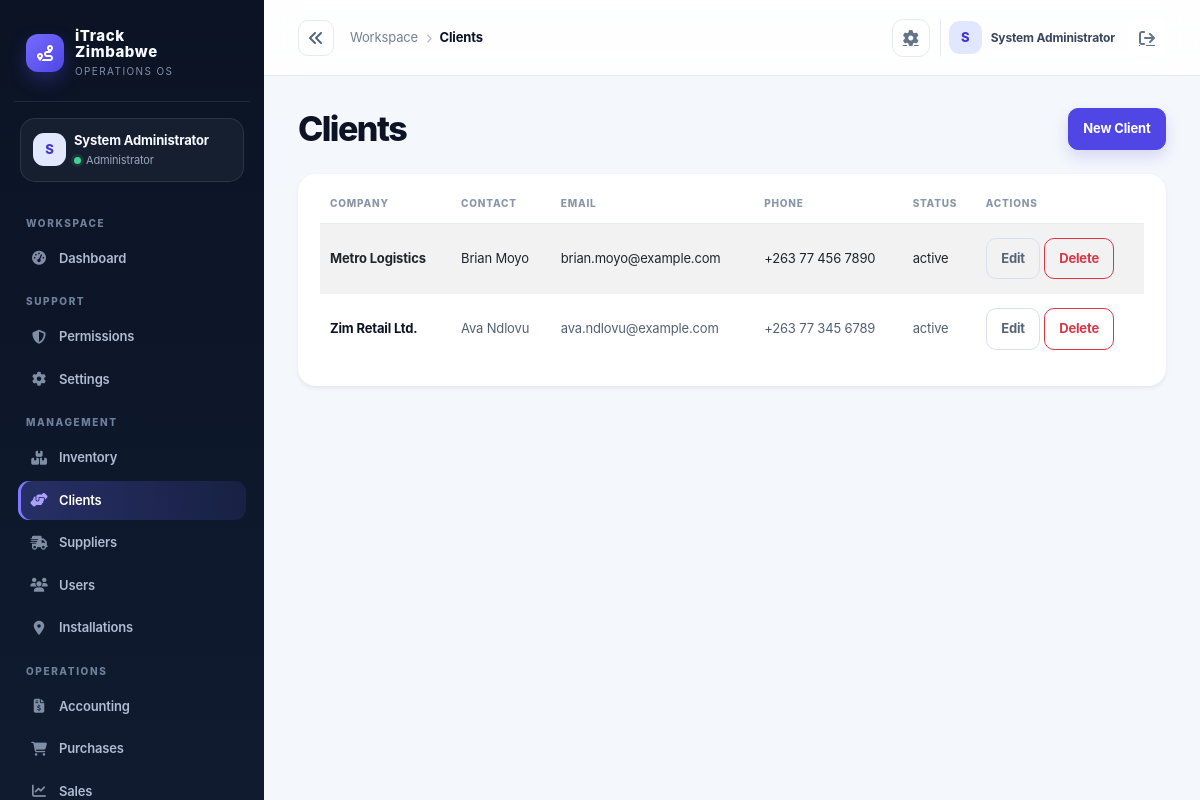
/index.php?controller=clients (signed in), run on the app's committed database.
### tables this page shows
CREATE TABLE IF NOT EXISTS clients (
  id INT AUTO_INCREMENT PRIMARY KEY,
  company_name VARCHAR(150) NOT NULL,
  contact_name VARCHAR(150),
  email VARCHAR(150),
  phone VARCHAR(50),
  address TEXT,
  status VARCHAR(20) NOT NULL DEFAULT 'active',
  created_at TIMESTAMP DEFAULT CURRENT_TIMESTAMP
);

### app/controllers/ClientController.php (called while the page is built, shortened)
<?php
class ClientController extends Controller
{
    private Client $clientModel;
    public function __construct()
    {
        $this->clientModel = new Client();
    }
    public function index(): void
    {
        $this->view('clients/index', [
            'title' => 'Clients',
            'clients' => $this->clientModel->all(),
        ]);
    }
}

### public/index.php (called while the page is built, shortened)
<?php
$uri = $_SERVER['REQUEST_URI'] ?? '/';
$controllerKey = $_GET['controller'] ?? null;
$actionKey = $_GET['action'] ?? null;
$route = $controllerKey ? [
    'controller' => ucfirst($controllerKey) . 'Controller',
    'action' => $actionKey ?? 'index',
] : Router::route($uri);
$actionName = $route['action'];
$controller = new $controllerName();
$controller->$actionName();

### app/core/Model.php (called while the page is built, shortened)
<?php
require_once dirname(__DIR__) . '/config/database.php';
abstract class Model
{
    protected PDO $db;
    public function __construct()
    {
        $this->db = Database::getInstance();
    }
    protected function fetchAll(string $sql, array $params = []): array
    {
        $stmt = $this->db->prepare($sql);
        $stmt->execute($params);
        return $stmt->fetchAll();
    }
    protected function execute(string $sql, array $params = []): int
    {
        $stmt = $this->db->prepare($sql);
        $stmt->execute($params);
        return $stmt->rowCount();
    }
}

### app/config/env.php (called while the page is built, shortened)
<?php
function loadEnv(): array
{
    static $loaded = null;
    if ($loaded !== null) {
        return $loaded;
    }
    $loaded = [];
    $envPath = dirname(__DIR__, 2) . '/.env';
    if (!is_readable($envPath)) {
        return $loaded;
    }
    return $loaded;
}
function env(string $key, $default = null)
{
    $vars = loadEnv();
    $value = getenv($key);
    return $value !== false ? $value : $default;
}

### app/config/app.php (called while the page is built)
<?php
require_once __DIR__ . '/env.php';
return [
    'app_name' => env('APP_NAME', 'iTrack Zimbabwe'),
    'environment' => strtolower((string) env('APP_ENV', 'development')),
    'db_driver' => strtolower((string) env('DB_DRIVER', 'auto')),
    'db_sqlite_path' => (string) env('DB_SQLITE_PATH', dirname(__DIR__, 2) . '/storage/itrack.sqlite'),
    'allow_registration' => filter_var(env('APP_ALLOW_REGISTRATION', !in_array(strtolower((string) env('APP_ENV', 'development')), ['prod', 'production'], true)), FILTER_VALIDATE_BOOLEAN),
    'session_secure' => filter_var(env('APP_SESSION_SECURE', false), FILTER_VALIDATE_BOOLEAN),
    'mail_from' => env('MAIL_FROM', 'no-reply@localhost'),
    'public_url' => rtrim((string) env('APP_PUBLIC_URL', ''), '/'),
    'debug' => filter_var(env('APP_DEBUG', false), FILTER_VALIDATE_BOOLEAN),
    'base_url' => env('APP_BASE_URL', '/itrack-zimbabwe'),
    'db' => [
        'host' => env('DB_HOST', '127.0.0.1'),
        'port' => env('DB_PORT', '3306'),
        'name' => env('DB_NAME', 'itrack_zimbabwe'),
        'user' => env('DB_USER', 'root'),
        'pass' => env('DB_PASS', ''),
    ],
    'session_name' => env('SESSION_NAME', 'itrack_session'),
    'csrf_token_name' => env('CSRF_TOKEN_NAME', 'csrf_token'),
    'upload_dir' => env('UPLOAD_DIR', dirname(__DIR__, 1) . '/uploads'),
    'openrouter_api_key' => env('OPENROUTER_API_KEY', ''),
    'openrouter_model' => env('OPENROUTER_MODEL', 'openrouter/free'),
];

### app/config/database.php (called while the page is built, shortened)
<?php
require_once dirname(__DIR__) . '/config/app.php';
class Database
{
    private static ?PDO $instance = null;
    public static function getInstance(): PDO
    {
        if (self::$instance === null) {
            $config = require dirname(__DIR__) . '/config/app.php';
            $mysqlEnabled = extension_loaded('pdo_mysql');
            if ($config['db_driver'] === 'sqlite') {
                self::$instance = self::createSqliteInstance($config);
            } elseif ($config['db_driver'] === 'mysql' || ($config['db_driver'] === 'auto' && $mysqlEnabled)) {
                try {
                    $dsn = sprintf('mysql:host=%s;port=%s;dbname=%s;charset=utf8mb4', $config['db']['host'], $config['db']['port'], $config['db']['name']);
                    self::$instance = new PDO($dsn, $config['db']['user'], $config['db']['pass'], [
                        PDO::ATTR_ERRMODE => PDO::ERRMODE_EXCEPTION,
                        PDO::ATTR_DEFAULT_FETCH_MODE => PDO::FETCH_ASSOC,
                        PDO::ATTR_EMULATE_PREPARES => false,
                    ]);
                } catch (PDOException $exception) {
                    if ($config['environment'] === 'production' || $config['db_driver'] === 'mysql') {
                        throw new RuntimeException('Unable to connect to the configured MySQL database.', 0, $exception);
                    }
                    self::$instance = self::createSqliteInstance($config);
                }
            } else {
                if ($config['environment'] === 'production' && $config['db_driver'] !== 'sqlite') {
                    throw new RuntimeException('Production requires DB_DRIVER=mysql or an explicit DB_DRIVER=sqlite configuration.');
                }
                self::$instance = self::createSqliteInstance($config);
            }
        }
        return self::$instance;
    }
}

### app/models/Client.php (called while the page is built, shortened)
<?php
require_once dirname(__DIR__) . '/core/Model.php';
class Client extends Model
{
    public function all(): array
    {
        return $this->fetchAll('SELECT * FROM clients ORDER BY company_name ASC');
    }
}

### app/views/clients/index.php (the view, shortened to what this page needs)
<div class="d-flex justify-content-between align-items-center mb-4">
    <h2 class="h4 mb-0">Clients</h2>
    <a class="btn btn-primary" href="/index.php?controller=client&action=create">New Client</a>
</div>
<div class="card shadow-sm border-0">
    <div class="card-body">
        <div class="table-responsive">
            <table class="table table-striped align-middle">
                <thead>
                    <tr>
                        <th>Company</th>
                        <th>Contact</th>
                        <th>Email</th>
                        <th>Phone</th>
                        <th>Status</th>
                        <th>Actions</th>
                    </tr>
                </thead>
                <tbody>
                    <?php foreach ($clients as $client): ?>
                        <tr>
                            <td><?= htmlspecialchars($client['company_name'] ?? '') ?></td>
                            <td><?= htmlspecialchars($client['contact_name'] ?? '') ?></td>
                            <td><?= htmlspecialchars($client['email'] ?? '') ?></td>
                            <td><?= htmlspecialchars($client['phone'] ?? '') ?></td>
                            <td><?= htmlspecialchars($client['status'] ?? '') ?></td>
                            <td>
                                <a class="btn btn-sm btn-outline-secondary" href="/index.php?controller=client&action=edit&id=<?= (int) ($client['id'] ?? 0) ?>">Edit</a>
                                <a class="btn btn-sm btn-outline-danger" href="/index.php?controller=client&action=delete&id=<?= (int) ($client['id'] ?? 0) ?>" data-confirm="Delete this client?">Delete</a>
                            </td>
                        </tr>
                    <?php endforeach; ?>
                </tbody>
            </table>
        </div>
    </div>
</div>

### app/views/layouts/main.php (style rules this page uses)
:root { --ink:#0b1324; --ink-2:#111d33; --muted:#738096; --line:#e6ebf2; --canvas:#f4f7fb; --card:#fff; --brand:#4f46e5; --brand-2:#6d5dfc; --mint:#13b981; --amber:#f59e0b; --danger:#e25555; --shadow:0 16px 40px rgba(15,23,42,.06); }
* { box-sizing:border-box; }
body { background:var(--canvas); color:var(--ink); margin:0; font-family:Inter,ui-sans-serif,system-ui,-apple-system,"Segoe UI",sans-serif; letter-spacing:-.01em; }
a { color:inherit; }
main h2.h4 { font-size:clamp(25px,3vw,34px); font-weight:800; letter-spacing:-.045em; line-height:1.1; }
main > .d-flex.justify-content-between { margin-bottom:24px !important; }
.card { border:1px solid var(--line); border-radius:18px; background:var(--card); box-shadow:var(--shadow); }
.card .card-body { padding:22px; }
.btn { border-radius:10px; font-weight:700; font-size:13px; padding:.63rem .9rem; }
.btn-primary { background:var(--brand); border-color:var(--brand); box-shadow:0 7px 15px rgba(79,70,229,.18); }
.table { margin:0; font-size:13px; }
.table thead th { color:#8a96a8; border-bottom:1px solid var(--line); text-transform:uppercase; letter-spacing:.08em; font-size:10px; font-weight:800; padding:0 10px 12px; white-space:nowrap; }
.table tbody td { padding:14px 10px; border-color:#eef1f5; color:#526076; vertical-align:middle; }
.table tbody tr:last-child td { border-bottom:0; }
.table tbody td:first-child { color:var(--ink); font-weight:750; }
.table-striped>tbody>tr:nth-of-type(odd)>* { --bs-table-accent-bg:#fafbfe; color:inherit; }
.table-responsive { border-radius:12px; }
.btn-outline-secondary { color:#56647a; border-color:#d9e0eb; }

### data on the page
clients: company_name "Metro Logistics", contact_name "Brian Moyo", email "brian.moyo@example.com", phone "+263 77 456 7890", status "active"
clients: company_name "Zim Retail Ltd.", contact_name "Ava Ndlovu", email "ava.ndlovu@example.com", phone "+263 77 345 6789", status "active"

### other printed values
$initials "S"
$user['name'] "System Administrator"
$role "Administrator"
$group "WORKSPACE"
$item['label'] "Dashboard"
$group "SUPPORT"
$item['label'] "Permissions"
$item['label'] "Settings"
$group "MANAGEMENT"
$item['label'] "Inventory"
$item['label'] "Clients"
$item['label'] "Suppliers"
$item['label'] "Users"
$item['label'] "Installations"
$group "OPERATIONS"
